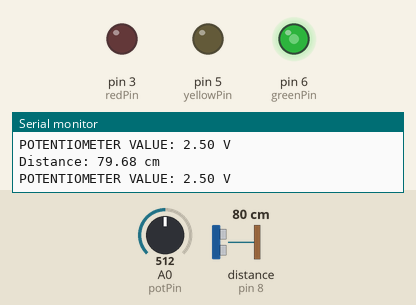
This program was run on a simulated Arduino Uno, built with avr-gcc and run on an emulated ATmega328P. On the bench: output pins drawn as LEDs (lit = HIGH), the last lines printed to the serial monitor. Wiring (inferred from the names in the program): ultrasonic range finder: trigger pin 7; echo pin 8. Inputs (shaded band) come from the test bench; at power-on: distance to the obstacle (sensor on pin 8) 80 cm, A0 (potPin) = 512. The echo pulse lasts 58.3 µs per cm; pins used as bus, display or sensor lines are not drawn.

Above: at 1.2 s.
1.3 s: distance to the obstacle (sensor on pin 8) set to 2 cm
At 2.5 s:
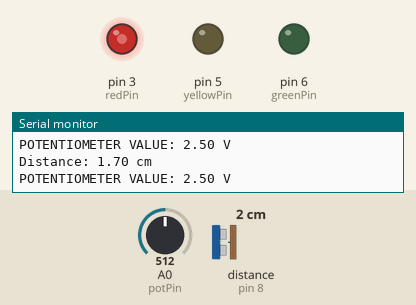
2.8 s: A0 (potPin) set to 716
At 3.8 s:
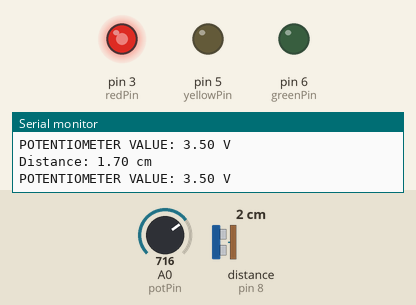
4.3 s: distance to the obstacle (sensor on pin 8) set to 10 cm
5.8 s: distance to the obstacle (sensor on pin 8) set to 13 cm
At 6.2 s:
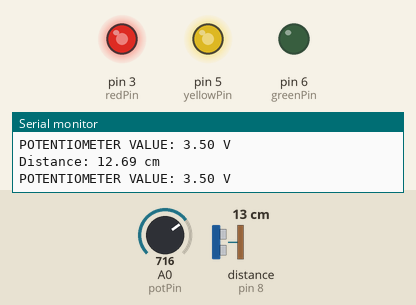
7.3 s: A0 (potPin) set to 900
At 8.5 s:
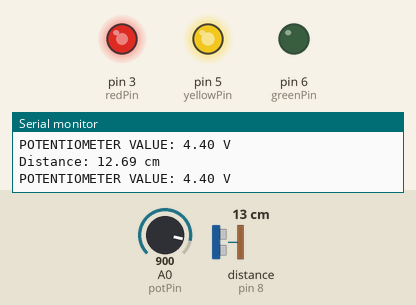
8.8 s: A0 (potPin) set to 490
At 9.7 s:
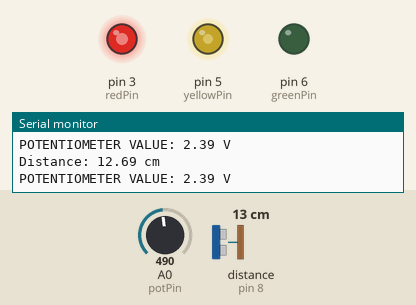
Timing chart, 0 to 11.3 s (numbered marks = the images above; inputs shaded):
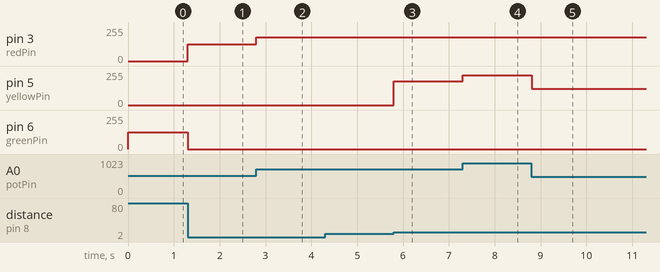

Measured:
- the behaviour switches between 11 and 12 cm on distance to the obstacle (sensor on pin 8) (found by bisection; images 2 and 3)
- after the input at 1.3 s, pin 3 (redPin): 0/255 → 127/255 at once; pin 6 (greenPin): 127/255 → 0/255 at once
- after the input at 2.8 s, pin 3 (redPin): 127/255 → 178/255 at once
- after the input at 5.8 s, pin 5 (yellowPin): 0/255 → 178/255 at once
- after the input at 7.3 s, pin 5 (yellowPin): 178/255 → 224/255 at once
- after the input at 8.8 s, pin 5 (yellowPin): 224/255 → 122/255 at once

The program:

main.cpp
```cpp
#include <Arduino.h>

// put function declarations here:
int redPin = 3;      // PWM pin
int butPin = 4;
int yellowPin = 5;   // PWM pin
int greenPin = 6;
int potPin = A0;  // PWM pin - FIX 1: Added green pin!
int trigPin = 7;
int echoPin = 8;
bool ledOn = false;
int lastButtonState = HIGH;
long duration;
float distance;

int brightness = 0;
int fadeAmount = 5;

unsigned long previousTime = 0;


int state = 0;

void setup() {
  pinMode(redPin, OUTPUT);
  pinMode(yellowPin, OUTPUT);
  pinMode(greenPin, OUTPUT);   // FIX 1: Set green pin as an OUTPUT
  pinMode(butPin, INPUT_PULLUP);
  pinMode(potPin, INPUT);
  pinMode(trigPin, OUTPUT);
pinMode(echoPin, INPUT);

  Serial.begin(9600);
}

void loop() {


unsigned long currentTime = millis();
int potVal = analogRead(potPin);
int brightness = map(potVal, 0, 1023, 0, 255);
float potVolts = potVal * 5.00 / 1023.00;

digitalWrite(trigPin,LOW);
delayMicroseconds(2);


digitalWrite(trigPin, HIGH);
delayMicroseconds(10);
digitalWrite(trigPin,LOW);


duration = pulseIn(echoPin, HIGH);

distance = duration * 0.0343 / 2;


if (currentTime - previousTime >= 500){

previousTime = currentTime;

Serial.print("Distance: ");
Serial.print(distance);
Serial.println(" cm");


Serial.print("POTENTIOMETER VALUE: ");
Serial.print(potVolts);
Serial.println(" V");

}
if(distance >= 30){
analogWrite(greenPin, brightness);
analogWrite(redPin, 0);
analogWrite(yellowPin, 0);
}
else if(distance >= 11 && distance < 30){
analogWrite(yellowPin, brightness);
analogWrite(greenPin, 0);

}
else if(distance < 10){
analogWrite(redPin, brightness);
analogWrite(yellowPin, 0);
analogWrite(greenPin, 0);
}


}


  
```
